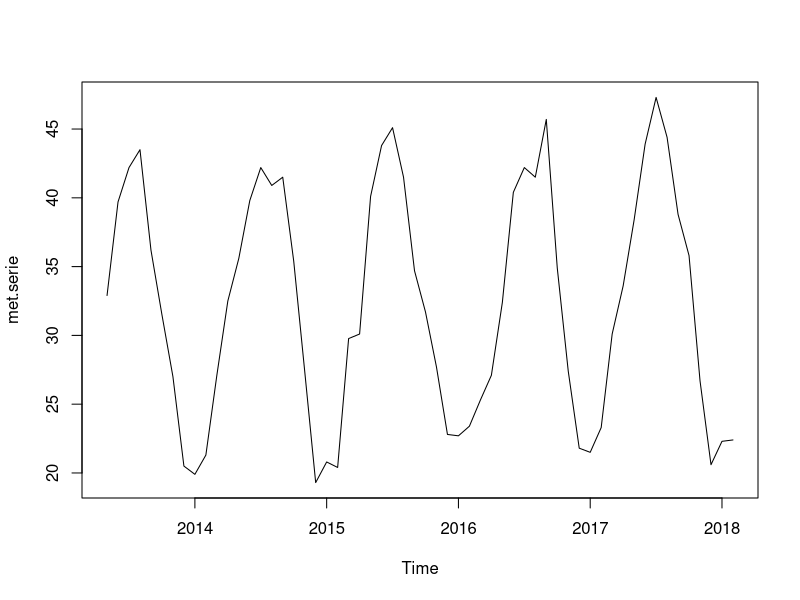
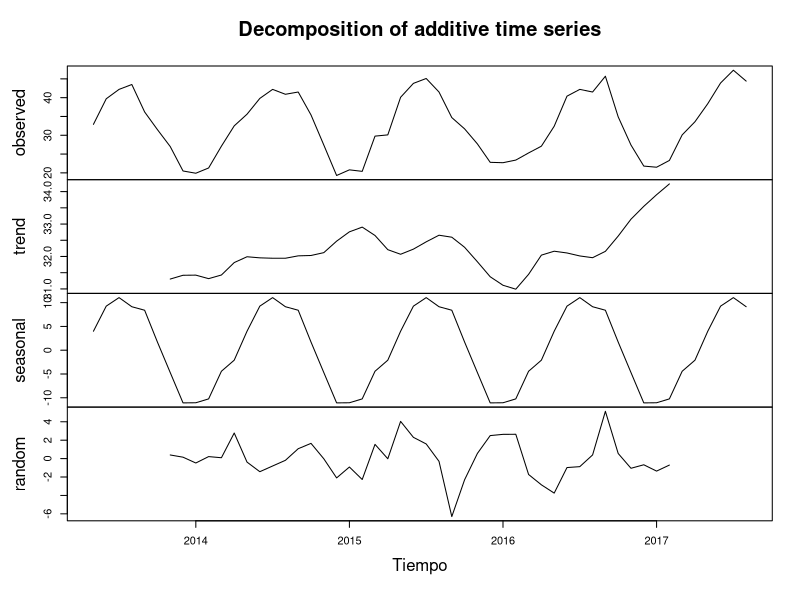
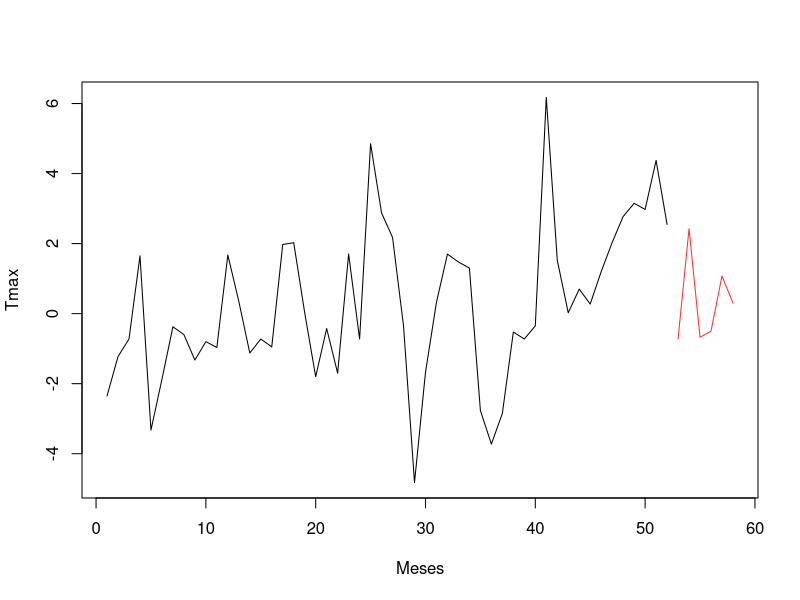
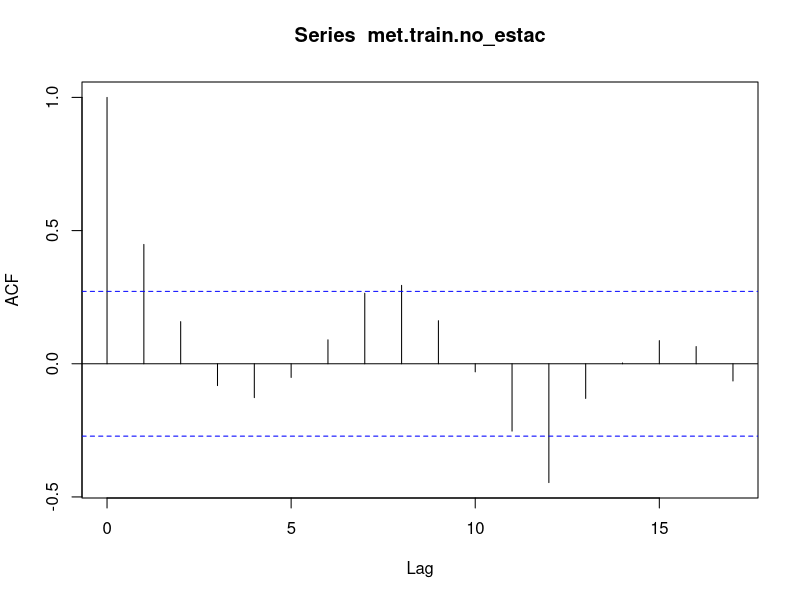
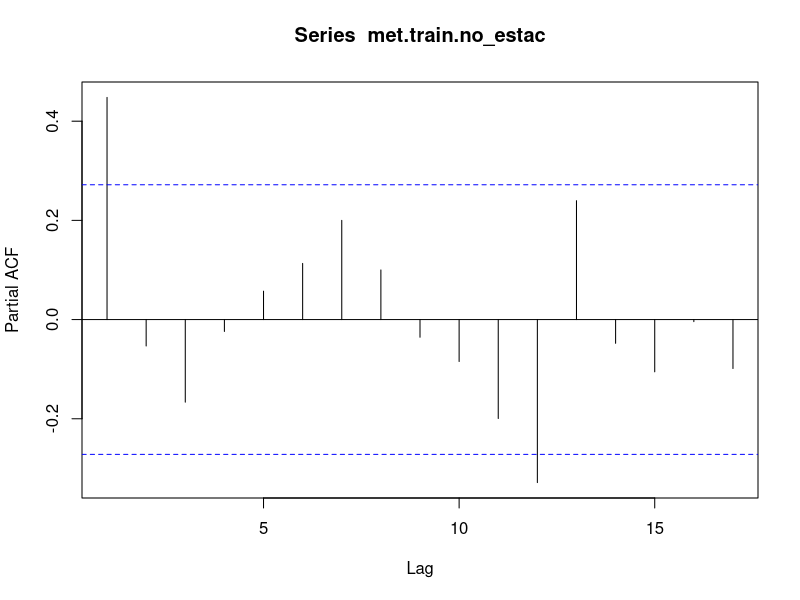
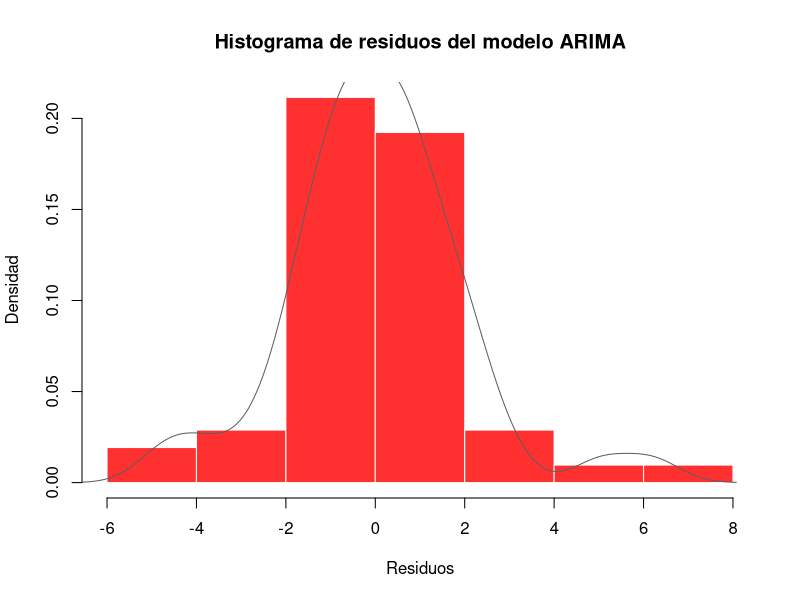
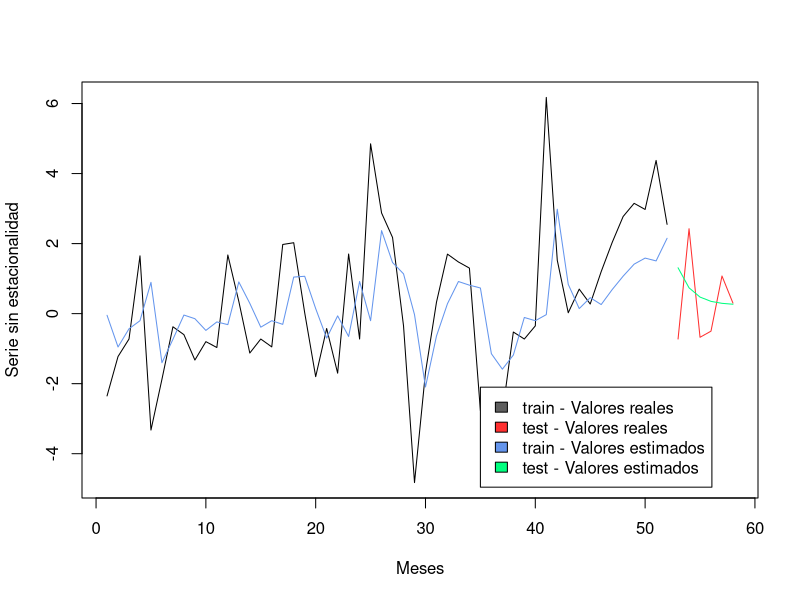
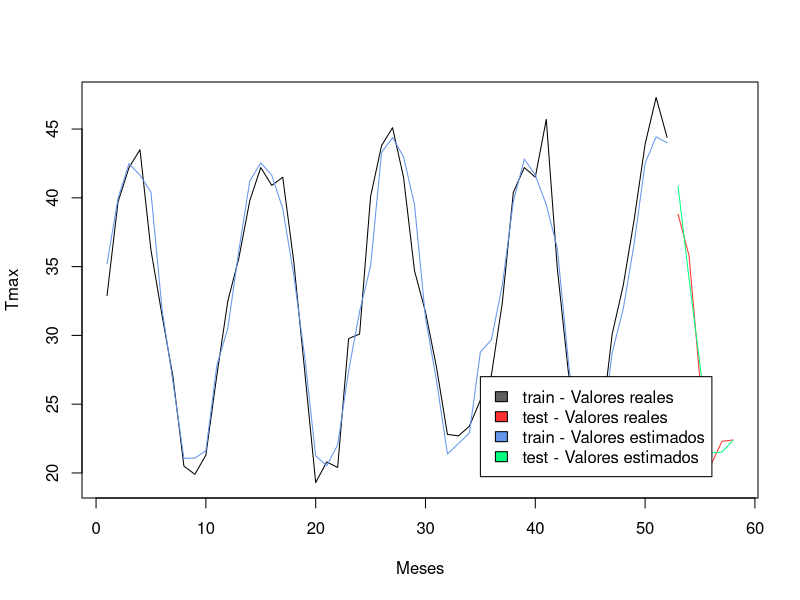

Reproduce these figures in R, in order.
# Nicolás, Cubero
# Ejercicio autónomo I. Series temporales. Curso 2019-2020

library('tseries')
library('ggplot2')

# Cargar la serie mensual
met <- read.csv('Estacion5361X_mensual.txt', sep=';')
met.serie <- ts(met[,2], start = c(2013, 5), end = c(2018, 2),
                deltat = 1/12, frequency = 12)

# Representar gráficamente la serie
plot.ts(met.serie)

# Dividir el conjunto de datos en train y test,
# (se reserva el 90 % para train y 10 % para test)
met.train <- met.serie[1:as.integer(0.9*length(met.serie))]
met.train.time <- met$Mes[1:as.integer(0.9*length(met$Mes))]
met.train.serie <- ts(met.train, start = c(2013, 5),
                      deltat = 1/12, frequency = 12)

met.test <- met.serie[as.integer(0.9*length(met.serie)+1):length(met.serie)]
met.test.time <- met$Mes[as.integer(0.9*length(met$Mes)+1):length(met$Mes)]
met.test.serie <- ts(met.test, end = c(2018, 2),
                      deltat = 1/12, frequency = 12)

# Descomposición por defecto del método decompose
met.default.desc <- decompose(met.train.serie)
plot(met.default.desc, xlab = 'Tiempo')

# Estimar estacionalidad y eliminarla
met.train.matrix <- matrix(data = met.train[1:((length(met.train)%/%12)*12)],
                           ncol = 12, byrow = TRUE)
estac.met.train <- apply(met.train.matrix, FUN=mean, MARGIN = 2)

rep.estac.met.train <- c(rep(estac.met.train,
                           length(met.serie)/length(estac.met.train)),
                         estac.met.train[1:(length(met.serie)%%length(estac.met.train))])

met.train.no_estac <- met.train - rep.estac.met.train[1:as.integer(0.9*length(rep.estac.met.train))]
met.test.no_estac <- met.test - rep.estac.met.train[as.integer(0.9*length(rep.estac.met.train)+1):length(rep.estac.met.train)]

# Dibujar serie sin estacionalidad
pdf('Tmax_mensual_sin_estacionalidad.pdf')
plot(x = met.train.time, y = met.train.no_estac, type = "l",
        xlim=c(met.train.time[1], met.test.time[length(met.test.time)]),
        xlab='Meses', ylab='Tmax')
lines(met.test.time, met.test.no_estac, col='firebrick1')
dev.off()

# Test ADF para comprobar que la serie es estacionaria
adf.test(met.train.no_estac)

# Gráfico ACF
pdf('Tmax_mensual_sin_estacionalidad_ACF.pdf')
acf(met.train.no_estac)
dev.off()

# Gráfico PACF
pdf('Tmax_mensual_sin_estacionalidad_PACF.pdf')
pacf(met.train.no_estac)
dev.off()

# Probar modelo ARIMA(1,0,0)
model.arima <- arima(met.train.no_estac, order = c(1,0,0))
model.arima

# Comprobar que los residuos son normales
Box.test(model.arima$residuals)
shapiro.test(model.arima$residuals)
jarque.bera.test(model.arima$residuals)

# Visualizar la distribución de los errores
pdf('Tmax_mensual_arima_1-0-0.pdf')
hist(model.arima$residuals, prob=T, col='firebrick1',
     main = 'Histograma de residuos del modelo ARIMA',
     border='white', xlab = 'Residuos', ylab='Densidad')
lines(density(model.arima$residuals), col='gray37')
dev.off()

# Predecir los conjuntos de train y test y evaluar el modelo
train.pred <- met.train.no_estac - model.arima$residuals # Train

arima.pred.test <- predict(model.arima, n.ahead = length(met.test.no_estac))
test.pred <- arima.pred.test$pred # Test

# Calcular los errores sobre el conjunto de train y test
sse.arima.train <- sum((model.arima$residuals)^2)
sse.arima.test <- sum((test.pred-met.test.no_estac)^2)

cat('Error SSE cometido sobre el conjunto de train: ', sse.arima.train, fill=T)
cat('Error SSE cometido sobre el conjunto de test: ', sse.arima.test, fill=T)

# Visualizar gráficamente la predición junto con los datos reales
pdf('Tmax_prediccion_sin_estacionalidad_arima-1-0-0.pdf', width = 10)
plot(x = met.train.time, y = met.train.no_estac,
        xlim=c(met.train.time[1], met.test.time[length(met.test.time)]),
        xlab='Meses', ylab='Serie sin estacionalidad', type = "l")
lines(met.test.time, met.test.no_estac, col='firebrick1')
lines(met.train.time, train.pred, col='cornflowerblue')
lines(met.test.time, test.pred, col='springgreen')
legend(x=35, y=-2.10, legend = c('train - Valores reales', 'test - Valores reales',
                              'train - Valores estimados', 'test - Valores estimados'),
       fill = c('gray37', 'firebrick1', 'cornflowerblue', 'springgreen'))
dev.off()

# Añadir estacionalidad sobre prediciones
train.pred.est <- train.pred + rep.estac.met.train[1:as.integer(0.9*length(rep.estac.met.train))]
test.pred.est <- test.pred + rep.estac.met.train[as.integer(0.9*length(rep.estac.met.train)+1):length(rep.estac.met.train)]

# Visualizar gráficamente la predición junto con los datos reales
pdf('Tmax_prediccion_arima-1-0-0.pdf', width = 10)
plot(x = met.train.time, y = met.train,
     xlim=c(met.train.time[1], met.test.time[length(met.test.time)]),
     xlab='Meses', ylab='Tmax', type = "l")
lines(met.test.time, met.test, col='firebrick1')
lines(met.train.time, train.pred.est, col='cornflowerblue')
lines(met.test.time, test.pred.est, col='springgreen')
legend(x=35, y=27, legend = c('train - Valores reales', 'test - Valores reales',
                                    'train - Valores estimados', 'test - Valores estimados'),
       fill = c('gray37', 'firebrick1', 'cornflowerblue', 'springgreen'))
dev.off()

### Predecir toda la serie con el modelo ARIMA

# Eliminar estacionalidad de la serie
met.matrix <- matrix(data = met$Tmax[1:((length(met$Tmax)%/%12)*12)],
                           ncol = 12, byrow = TRUE)
estac.met <- apply(met.matrix, FUN=mean, MARGIN = 2)

rep.estac.met <- c(rep(estac.met,
                        length(met.serie)/length(estac.met)),
                        estac.met[1:(length(met.serie)%%length(estac.met))])

met.no_estac <- met$Tmax - rep.estac.met

# Ajustar modelo ARIMA (1,0,0)
model.arima.full <- arima(met.no_estac, order = c(1,0,0))
model.arima.full

# Predecir los meses 59 y 60 (los dos meses siguientes)
pred.arima <- predict(model.arima.full, n.ahead = 2)
pred <- pred.arima$pred

# Mostrar el error residual
cat('Error SSE cometido sobre los datos de entrenamiento: ',
    sum(pred.arima$se**2), fill = T)

# Añadir estacionalidad para el tramo predicho
pred.estac.met <- estac.met[(((59:60)-met$Mes[1])%%12)+1]
pred.estac <- pred + pred.estac.met

# Mostrar predición realizada
print(pred.estac)

# Mostrar gráfica original junto con la predición
pdf('Tmax_predicion_marzo_abril.pdf', width = 10)
plot(x = met$Mes, y = met$Tmax,
     xlim=c(met$Mes[1], met$Mes[length(met$Mes)]+2),
     xlab='Año', ylab='Tmax', type = "l", col = "gray37", xaxt="n")
axis(1, at = (2013:2018)*12, labels = 2013:2018)
lines((met$Mes[length(met$Mes)]):(met$Mes[length(met$Mes)]+1),
      c(met$Tmax[length(met$Tmax)], pred.estac[1]), col='firebrick1')
lines((met$Mes[length(met$Mes)]+1):(met$Mes[length(met$Mes)]+2),
      pred.estac, col='firebrick1')
legend(x=4, y=24, legend = c('Serie original', 'Predición'),
       fill = c('gray37', 'firebrick1'))
dev.off()
